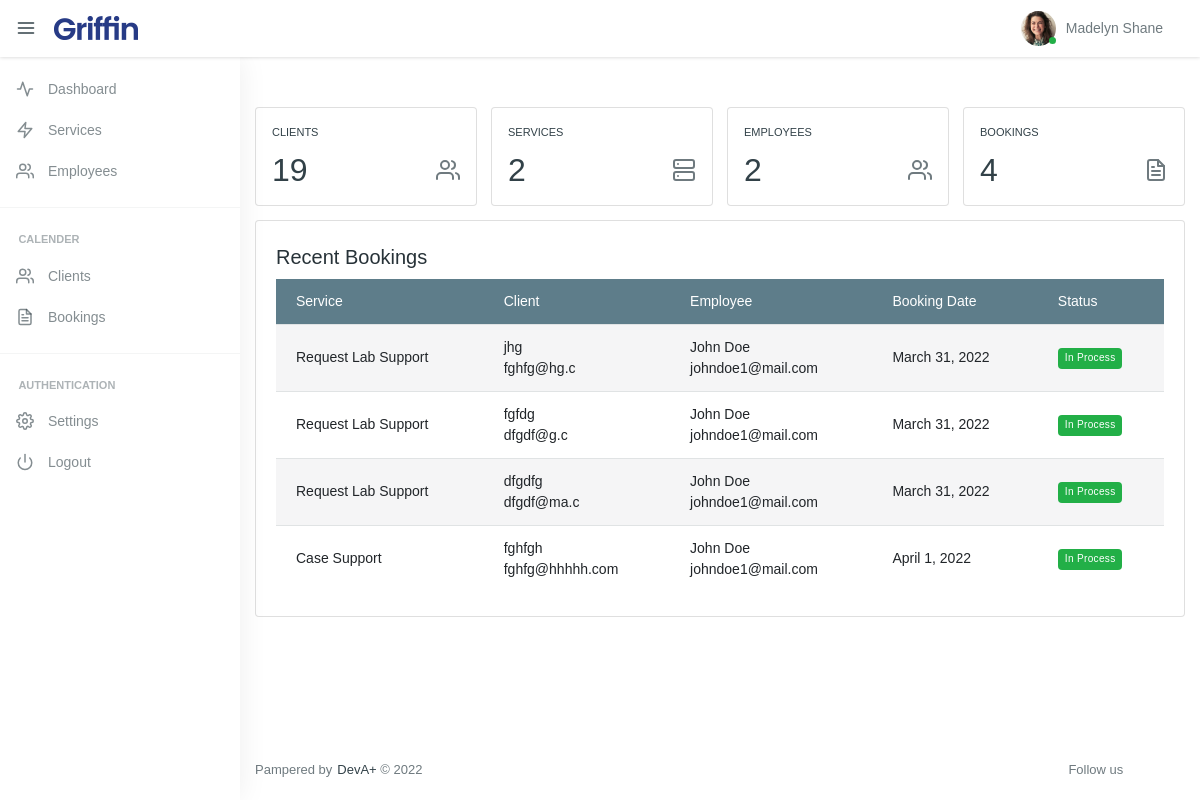
/dashboard/, run on the app's committed database.
### Calendly/models.py (models this page shows, shortened)
class Booking(models.Model):
    service = models.ForeignKey(Service, on_delete=models.CASCADE)
    employee = models.ForeignKey(Employee, on_delete=models.CASCADE)
    client = models.ForeignKey(Client, on_delete=models.CASCADE)
    booking_date = models.DateField()
    booking_type = models.CharField(max_length=100)
    booking_slot = models.CharField(max_length=100)
    is_case_approved = models.BooleanField(default=False)
    booking_status = models.CharField(max_length=100)
    active = models.BooleanField(default=True)
    class Meta:
        verbose_name = "Bookings"
        verbose_name_plural = "Bookings"

class Service(models.Model):
    service_name = models.CharField(max_length=500)
    duration = models.CharField(max_length=100, null=True, blank=True)
    fee = models.CharField(max_length=100, null=True, blank=True)
    class Meta:
        verbose_name = "Service"
        verbose_name_plural = "Services"

class Client(models.Model):
    client_name = models.CharField(max_length=100)
    email_address = models.EmailField()
    phone_number = models.CharField(max_length=100, null=True, blank=True)
    active = models.BooleanField(default=True)
    class Meta:
        verbose_name = "Client"
        verbose_name_plural = "Clients"

class Employee(models.Model):
    first_name = models.CharField(max_length=100)
    last_name = models.CharField(max_length=100, null=True, blank=True)
    email_address = models.EmailField(null=True, blank=True)
    calendar_days = models.IntegerField(null=True, blank=True)
    city = models.CharField(max_length=100, null=True, blank=True)
    state = models.CharField(max_length=100, null=True, blank=True)
    zip_code = models.CharField(max_length=100, null=True, blank=True)
    user = models.OneToOneField(User, on_delete=models.CASCADE)
    active = models.BooleanField(default=True)
    class Meta:
        verbose_name = "Employees"
        verbose_name_plural = "Employees"

### Calendly/views.py (the view)
# urls.py: path('dashboard/', views.dashboard, name="dashboard"),
def dashboard(request):
    total_clients = Client.objects.all().count()
    total_services = Service.objects.all().count()
    total_employees = Employee.objects.all().count()
    total_bookings = Booking.objects.all().count()
    recent_bookings = Booking.objects.filter(booking_status="In Process")
    context = {
        "total_clients": total_clients,
        "total_services": total_services,
        "total_employees": total_employees,
        "total_bookings": total_bookings,
        "recent_bookings": recent_bookings,
    }
    return render(request, template_name="administration/dashboard.html", context=context)

### templates/administration/dashboard.html (shortened to what this page needs)
{% extends 'bases/base.html' %}
{% load static %}
{% block main_content %}
    <div class="container-fluid mt-xl-50 mt-sm-30 mt-15">
        <div class="row">
            <div class="col-xl-12">
                <div class="hk-row">
                    <div class="col-lg-3 col-sm-6">
                        <div class="card card-sm">
                            <div class="card-body">
                                <span class="d-block font-11 font-weight-500 text-dark text-uppercase mb-10">Clients</span>
                                <div class="d-flex align-items-center justify-content-between position-relative">
                                    <div>
                                        <span class="d-block display-5 font-weight-400 text-dark">{{ total_clients }}</span>
                                    </div>
                                    <div class="position-absolute r-0">
												 <span class="feather-icon d-flex"><i data-feather="users"></i></span>
                                    </div>
                                </div>
                            </div>
                        </div>
                    </div>
                    <div class="col-lg-3 col-sm-6">
                        <div class="card card-sm">
                            <div class="card-body">
                                <span class="d-block font-11 font-weight-500 text-dark text-uppercase mb-10">Services</span>
                                <div class="d-flex align-items-center justify-content-between position-relative">
                                    <div>
                                        <span class="d-block display-5 font-weight-400 text-dark">{{ total_services }}</span>
                                    </div>
                                    <div class="position-absolute r-0">
												 <span class="feather-icon d-flex"><i data-feather="server"></i></span>
                                    </div>
                                </div>
                            </div>
                        </div>
                    </div>
                    <div class="col-lg-3 col-sm-6">
                       <div class="card card-sm">
                            <div class="card-body">
                                <span class="d-block font-11 font-weight-500 text-dark text-uppercase mb-10">Employees</span>
                                <div class="d-flex align-items-center justify-content-between position-relative">
                                    <div>
                                        <span class="d-block display-5 font-weight-400 text-dark">{{ total_employees }}</span>
                                    </div>
                                    <div class="position-absolute r-0">
												 <span class="feather-icon d-flex"><i data-feather="users"></i></span>
                                    </div>
                                </div>
                            </div>
                        </div>
                    </div>
                    <div class="col-lg-3 col-sm-6">
                        <div class="card card-sm">
                            <div class="card-body">
                                <span class="d-block font-11 font-weight-500 text-dark text-uppercase mb-10">Bookings</span>
                                <div class="d-flex align-items-center justify-content-between position-relative">
                                    <div>
                                        <span class="d-block display-5 font-weight-400 text-dark">{{ total_bookings }}</span>
                                    </div>
                                    <div class="position-absolute r-0">
												 <span class="feather-icon d-flex"><i data-feather="file-text"></i></span>
                                    </div>
                                </div>
                            </div>
                        </div>
                    </div>
                </div>
                <section class="hk-sec-wrapper">
                            <h5 class="hk-sec-title">Recent Bookings</h5>
                            <div class="row">
                                <div class="col-sm">
                                    <div class="table-wrap">
                                        <div class="table-responsive">
                                            <table class="table table-striped mb-0">
                                                <thead class="thead-active">
                                                    <tr>
                                                        <th>Service</th>
                                                        <th>Client</th>
                                                        <th>Employee</th>
                                                        <th>Booking Date</th>
                                                        <th>Status</th>
                                                    </tr>
                                                </thead>
                                                <tbody>
                                                {% for booking in recent_bookings %}
                                                     <tr>
                                                        <td>{{ booking.service.service_name }}</td>
                                                        <td>
                                                            {{ booking.client.client_name }}  <br> {{ booking.client.email_address }}
                                                        </td>
                                                        <td>{{ booking.employee.first_name }} {{ booking.employee.last_name }}<br> {{ booking.employee.email_address }}</td>
                                                        <td>
                                                            {{ booking.booking_date }}
                                                        </td>
                                                        <td>
                                                            <span class="badge badge-success">{{ booking.booking_status }}</span>
                                                        </td>
                                                    </tr>
                                                {% endfor %}
                                                </tbody>
                                            </table>
                                        </div>
                                    </div>
                                </div>
                            </div>
                        </section>
            </div>
        </div>
    </div>
{% endblock main_content %}

### data on the page
Booking: service.service_name "Request Lab Support", client.client_name "jhg", client.email_address "fghfg@hg.c", employee.first_name "John", employee.last_name "Doe", employee.email_address "johndoe1@mail.com", booking_date "March 31, 2022", booking_status "In Process"
Booking: service.service_name "Request Lab Support", client.client_name "fgfdg", client.email_address "dfgdf@g.c", employee.first_name "John", employee.last_name "Doe", employee.email_address "johndoe1@mail.com", booking_date "March 31, 2022", booking_status "In Process"
Booking: service.service_name "Request Lab Support", client.client_name "dfgdfg", client.email_address "dfgdf@ma.c", employee.first_name "John", employee.last_name "Doe", employee.email_address "johndoe1@mail.com", booking_date "March 31, 2022", booking_status "In Process"
Booking: service.service_name "Case Support", client.client_name "fghfgh", client.email_address "fghfg@hhhhh.com", employee.first_name "John", employee.last_name "Doe", employee.email_address "johndoe1@mail.com", booking_date "April 1, 2022", booking_status "In Process"

### other printed values
{{ total_clients }} "19"
{{ total_services }} "2"
{{ total_employees }} "2"
{{ total_bookings }} "4"
